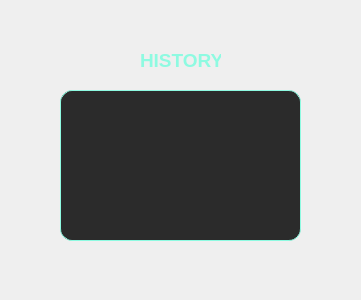
<?xml version="1.0" encoding="UTF-8"?>
<ui version="4.0">
 <class>HistoryDialog</class>
 <widget class="QDialog" name="HistoryDialog">
  <property name="geometry">
   <rect>
    <x>0</x>
    <y>0</y>
    <width>361</width>
    <height>300</height>
   </rect>
  </property>
  <property name="windowTitle">
   <string>Dialog</string>
  </property>
  <widget class="QListWidget" name="wishhistory">
   <property name="geometry">
    <rect>
     <x>60</x>
     <y>90</y>
     <width>241</width>
     <height>151</height>
    </rect>
   </property>
   <property name="styleSheet">
    <string notr="true">QListWidget {
    background-color: #2B2B2B;
    border: 1px solid #8EFAE1;
    border-radius: 12px;
    padding: 6px;
}

QListWidget::item {
    padding: 4px;
    border: none;
}

QListWidget::item:selected {
    background-color: #3A514B;
    border-radius: 6px;
}</string>
   </property>
  </widget>
  <widget class="QLabel" name="label">
   <property name="geometry">
    <rect>
     <x>140</x>
     <y>50</y>
     <width>81</width>
     <height>20</height>
    </rect>
   </property>
   <property name="styleSheet">
    <string notr="true">border-color: rgb(35, 35, 35);
color: #8EFAE1;
font-size: 14pt;
font-weight: bold;</string>
   </property>
   <property name="text">
    <string>HISTORY</string>
   </property>
  </widget>
 </widget>
 <resources/>
 <connections/>
</ui>
